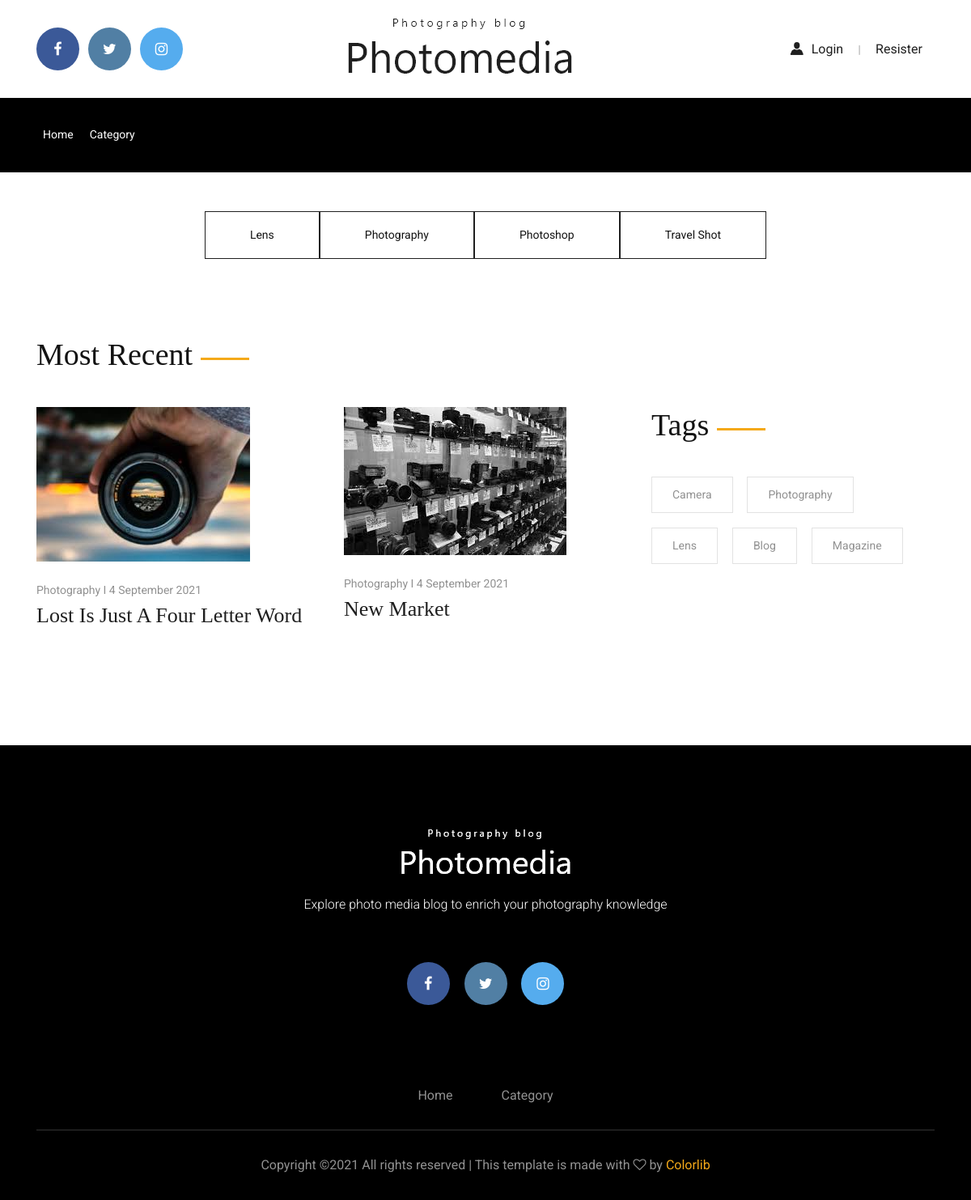
The app's page /category/lens/ with its own data.
### blog/models.py (models this page shows, shortened)
class Category(models.Model):
    title = models.CharField(max_length=100)
    photo = models.ImageField(upload_to='photos/%Y/%m/%d/', blank=True)
    slug = models.SlugField(max_length=100, verbose_name='Url', unique=True)
    def get_absolute_url(self):
        return reverse('one_category', kwargs={"slug": self.slug})
    class Meta:
        verbose_name = 'Category'
        verbose_name_plural = 'Categories'
        ordering = ['title']

class Post(models.Model):
    title = models.CharField(max_length=100)
    slug = models.SlugField(max_length=100, verbose_name='Url', unique=True)
    author = models.CharField(max_length=50)
    content = models.TextField(blank=True)
    created_at = models.DateTimeField(auto_now_add=True)
    photo = models.ImageField(upload_to='photos/%Y/%m/%d/', blank=True)
    views = models.IntegerField(default=0)
    category = models.ForeignKey(Category, on_delete=models.PROTECT, related_name='posts')
    tags = models.ManyToManyField(Tag, blank=True, related_name='posts')
    def get_absolute_url(self):
        return reverse('post', kwargs={"slug": self.slug})
    class Meta:
        verbose_name = 'Post'
        verbose_name_plural = 'Posts'
        ordering = ['-created_at']

### blog/views.py (the view)
# urls.py: path('category/<str:slug>/', PostByCategory.as_view(), name='one_category'),
class PostByCategory(ListView):
    template_name = 'blog/get_one_category.html'
    context_object_name = 'posts'
    allow_empty = False
    def get_queryset(self):
        return Post.objects.filter(category__slug=self.kwargs['slug'])
    def get_context_data(self, *, object_list=None, **kwargs):
        context = super().get_context_data(**kwargs)
        context['title'] = 'One category'
        return context

### blog/templatetags/menu.py (called while the page is built)
@register.inclusion_tag('blog/menu_tpl.html')
def show_menu(menu_class='menu'):
    categories = Category.objects.all()
    return {'categories': categories, 'menu_class': menu_class}

### blog/templates/blog/get_one_category.html (shortened to what this page needs)
{% extends 'base.html' %}
{% load static %}
{% load menu %}
{% block content %}
<div class="mt-5 mb-5">
    <div class="container">
        <div class="d-flex justify-content-center">
                {% show_menu %}
        </div>
    </div>
</div>
<div class="most_recent_blog">
    <div class="container">
        <div class="row">
            <div class="col-xl-12">
                <div class="section_title mb-33 mt-5">
                    <h3>Most Recent</h3>
                </div>
            </div>
            <div class="col-xl-8 col-md-8">
                <div class="row">
                    {% for post in posts %}
                    <div class="col-xl-6 col-md-6">
                        <div class="single_blog">
                            <div class="blog_thumb">
                                {% if post.photo %}
                                <img src="{{ post.photo.url }}" alt="{{ post.title }}">
                                {% else %}
                                <img src="https://picsum.photos/350/253" alt="{{ post.title }}">
                                {% endif %}
                            </div>
                            <div class="blog_meta">
                                <p><a href="{{ post.get_absolute_url }}">Photography I {{ post.created_at|date:"j F Y" }}</a></p>
                                <h3><a href="{{ post.get_absolute_url }}">{{post.title}}</a></h3>
                            </div>
                        </div>
                    </div>
                    {% endfor %}
                </div>
            </div>
            <div class="col-xl-4 col-md-4">
                <div class="blog_right_side">
                    <div class="section_title mb-33">
                        <h3>Tags</h3>
                    </div>
                    <div class="tags">
                        <ul>
                            <li><a href="#">camera</a></li>
                            <li><a href="#">photography</a></li>
                            <li><a href="#">lens</a></li>
                            <li><a href="#">blog</a></li>
                            <li><a href="#">magazine</a></li>
                        </ul>
                    </div>
                </div>
            </div>
        </div>
    </div>
</div>
{% endblock %}

### blog/templates/blog/menu_tpl.html
<div class="{{ menu_class }}">
    <ul>
        <div class="d-flex justify-content-center">
            {% for item in categories %}
            <div class="btn_area text-center">
                <a href="{{ item.get_absolute_url }}" class="boxed-btn">{{ item.title }}</a>
            </div>
            {% endfor %}
        </div>
    </ul>
</div>

### records on screen
Category: title "Lens"
Category: title "Photography"
Category: title "Photoshop"
Category: title "Travel Shot"
Post: photo (picture), created_at "4 September 2021", title "Lost Is Just A Four Letter Word"
Post: photo (picture), created_at "4 September 2021", title "New Market"
